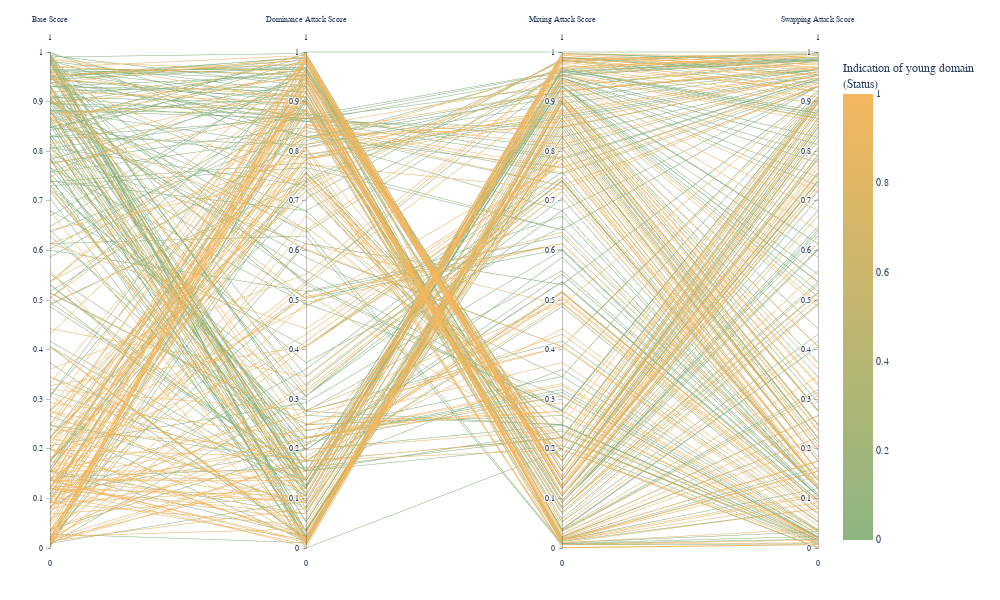

The notebook cell saved with this chart:
### Code cell
print("Generating score-based visualization...")
fig_scores = visualize_all_attack_scores_parallel_coords(
        x_test=x_test,
        base_model=model,
        protected_feature=protected_feature,
        superior_outcome_value=1,
        sample_size=500
    )
fig_scores.show()

### Figure 1 — Plotly figure (JSON) as saved in the notebook; plotly's stock layout.template omitted (floating-point values rounded to 4 significant figures; data arrays with more than 128 entries replaced by an {"elided": "..."} marker saying what was removed)
{"data": [{"dimensions": [{"label": "Base Score", "range": [0, 1], "values": {"elided": "342 float values"}}, {"label": "Dominance Attack Score", "range": [0, 1], "values": {"elided": "342 float values"}}, {"label": "Mixing Attack Score", "range": [0, 1], "values": {"elided": "342 float values"}}, {"label": "Swapping Attack Score", "range": [0, 1], "values": {"elided": "342 float values"}}], "line": {"cmax": 1, "cmin": 0, "color": {"elided": "342 int values"}, "colorbar": {"title": {"text": "Indication of young domain <br>(Status)"}}, "colorscale": [[0, "#8db581"], [1, "#f4b75e"]], "showscale": true}, "type": "parcoords"}], "layout": {"font": {"family": "Arial, sans-serif", "size": 10}, "height": 600, "hovermode": "closest", "margin": {"b": 50, "l": 50, "r": 50, "t": 50}, "paper_bgcolor": "white", "plot_bgcolor": "white", "width": 1000}}
